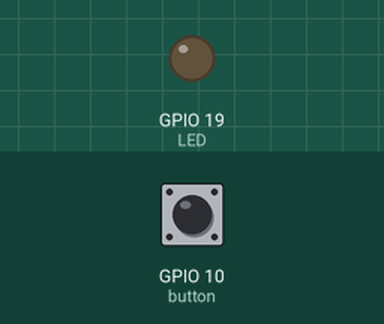
Simulated run of this program. Board: Raspberry Pi (BCM pin numbers). Shown: output pins drawn as LEDs (lit = HIGH). The inputs (shaded band) are chosen by the test bench; at power-on: GPIO 10 (button) LOW. What the program prints to the terminal is not drawn.

Above: at 1.2 s.
1.3 s: GPIO 10 (button) pulled HIGH for 0.15 s
At 1.37 s:
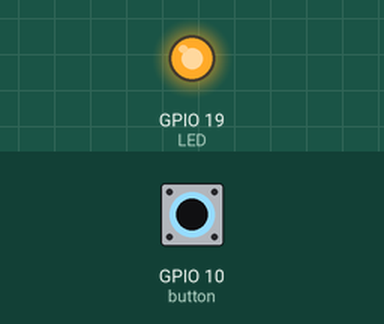
2.9 s: GPIO 10 (button) pulled HIGH for 3.2 s
At 6.9 s:
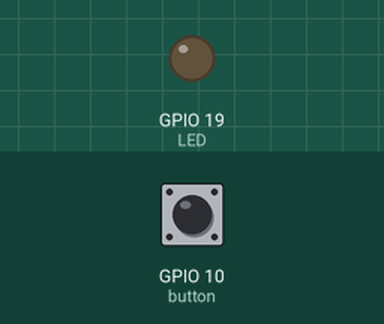
Timing chart, 0 to 8.4 s (numbered marks = the images above; inputs shaded):
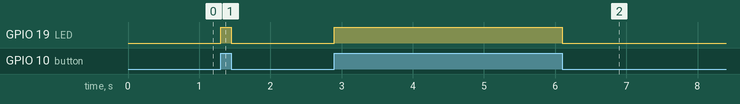

Measured:
- after the input at 1.3 s, GPIO 19 (LED): LOW → HIGH at once, → LOW 0.15 s later
- after the input at 2.9 s, GPIO 19 (LED): LOW → HIGH at once, → LOW 3.2 s later

The program:

RPI.py
```python
import RPi.GPIO as GPIO
import time as sleep

GPIO.setmode(GPIO.BCM)
GPIO.setwarnings(False)


LED = 19
button = 10

GPIO.setup(LED,GPIO.OUT)
GPIO.setup(button, GPIO.IN, pull_up_down = GPIO.PUD_DOWN)


while True:
    try:
        button_state = GPIO.input(button)
        if button_state == GPIO.HIGH:
            GPIO.output(LED, True)
            print("knop ingedrukt")
        else:
            print("niet")
            GPIO.output(LED, GPIO.LOW)

    except:
        GPIO.cleanup()
```
